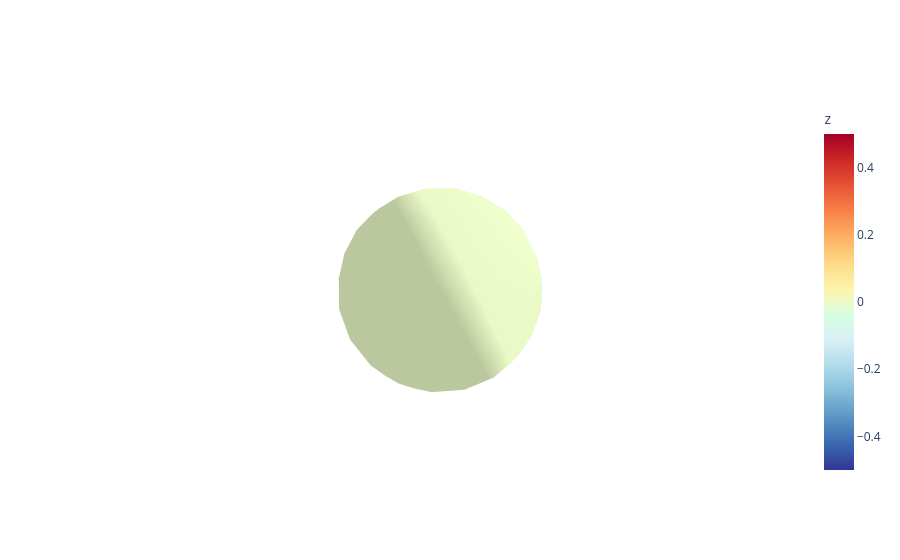

The cell this chart's notebook holds for it:
### Code cell
surface = gop.SurfaceOnMesh(mesh, np.isnan(vec), opacity=1)
fig = go.Figure(data=[surface])
fig.update_scenes(xaxis_visible=False, yaxis_visible=False, zaxis_visible=False)
f = fig.show()

### Figure 1 — Plotly figure (JSON) as saved in the notebook; plotly's stock layout.template omitted (floating-point values rounded to 4 significant figures; data arrays with more than 128 entries replaced by an {"elided": "..."} marker saying what was removed)
{"data": [{"color": "white", "colorbar": {"title": {"text": "z"}}, "colorscale": [[0, "#313695"], [0.07692, "#3a67af"], [0.1538, "#5994c5"], [0.2308, "#84bbd8"], [0.3077, "#afdbea"], [0.3846, "#d8eff5"], [0.4615, "#d6ffe1"], [0.5385, "#fef4ac"], [0.6154, "#fed987"], [0.6923, "#fdb264"], [0.7692, "#f78249"], [0.8462, "#e75435"], [0.9231, "#cc2727"], [1, "#a50026"]], "i": {"elided": "320 int values"}, "intensity": {"elided": "162 bool values"}, "j": {"elided": "320 int values"}, "k": {"elided": "320 int values"}, "name": "y", "opacity": 1, "type": "mesh3d", "x": {"elided": "162 float values"}, "y": {"elided": "162 float values"}, "z": {"elided": "162 float values"}}], "layout": {"scene": {"xaxis": {"visible": false}, "yaxis": {"visible": false}, "zaxis": {"visible": false}}}}
